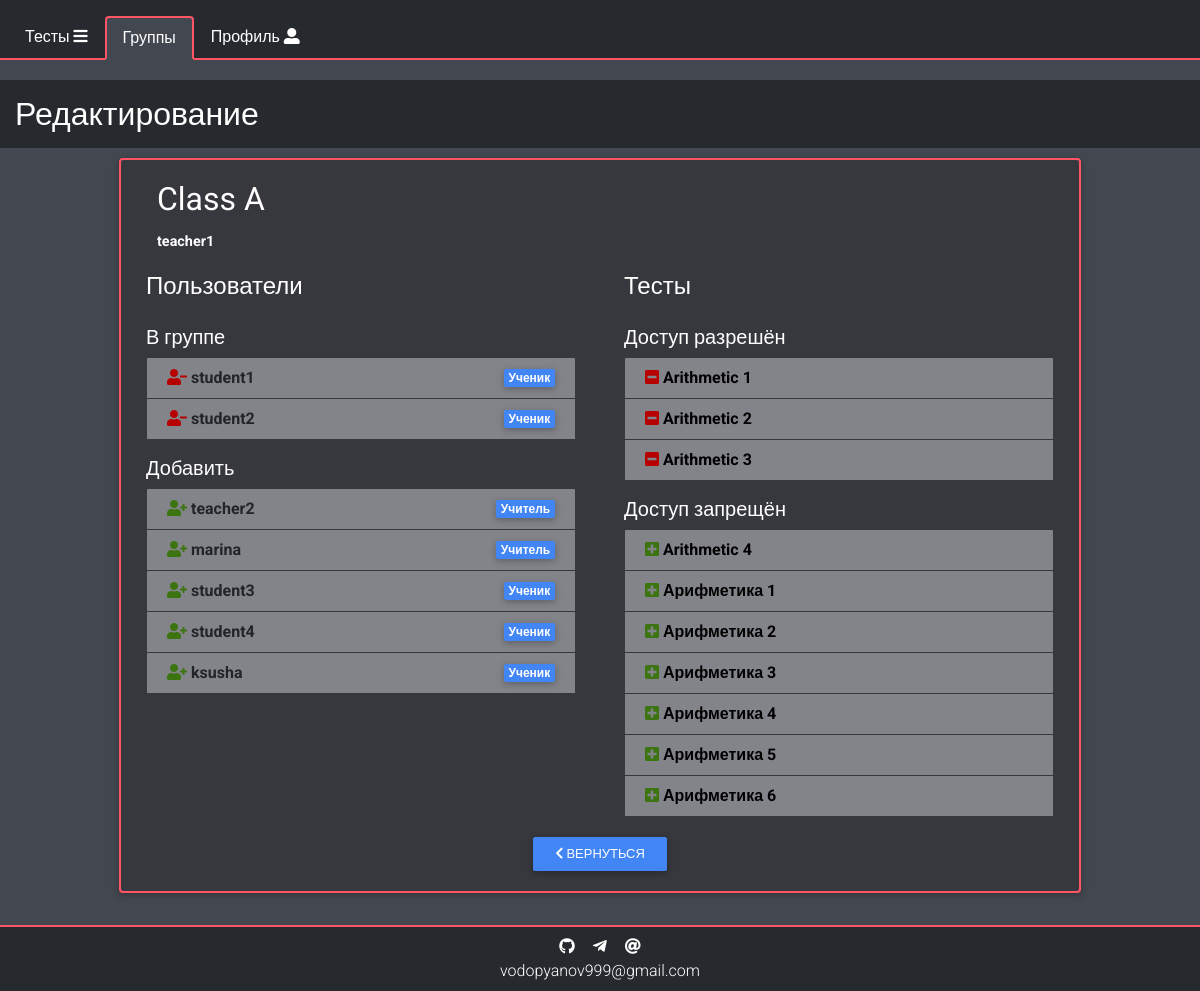
/groups/1 (signed in), run on the app's committed database.
### data/groups.py (models this page shows, shortened)
class Group(SqlAlchemyBase):
    __tablename__ = 'groups'
    id = sqlalchemy.Column(sqlalchemy.Integer,
                           primary_key=True, autoincrement=True)
    name = sqlalchemy.Column(sqlalchemy.Text, nullable=True)
    creator_id = sqlalchemy.Column(sqlalchemy.Integer, sqlalchemy.ForeignKey("users.id"))
    creator = orm.relation("User")
    users = orm.relation("User",
                         secondary="groups_to_users")
    tests = orm.relation("Test",
                         secondary="groups_to_tests",
                         backref="group")

### data/users.py (models this page shows, shortened)
class User(SqlAlchemyBase, UserMixin):
    __tablename__ = 'users'
    id = sqlalchemy.Column(sqlalchemy.Integer,
                           primary_key=True, autoincrement=True)
    nickname = sqlalchemy.Column(sqlalchemy.String, unique=True, nullable=False)
    hashed_password = sqlalchemy.Column(sqlalchemy.String, nullable=True)
    creator_id = sqlalchemy.Column(sqlalchemy.Integer, sqlalchemy.ForeignKey("users.id"))
    type_id = sqlalchemy.Column(sqlalchemy.Integer,
                                sqlalchemy.ForeignKey("user_types.id"), default=3)
    secret_code = sqlalchemy.Column(sqlalchemy.String, nullable=False)
    chat_id = sqlalchemy.Column(sqlalchemy.Integer, nullable=True, default=0)
    results = orm.relation("Result", back_populates='user')
    user_type = orm.relation("UserType")
    notifications = orm.relation("Notification", back_populates='user')
    created = orm.relation("User")
    tests = orm.relation("Test", back_populates='creator')
    created_groups = orm.relation("Group", back_populates='creator')
    groups = orm.relation("Group",
                          secondary="groups_to_users")

### data/user_type.py (models this page shows, shortened)
class UserType(SqlAlchemyBase, UserMixin):
    __tablename__ = 'user_types'
    id = sqlalchemy.Column(sqlalchemy.Integer,
                           primary_key=True, autoincrement=True)
    name = sqlalchemy.Column(sqlalchemy.String, nullable=False)
    users = orm.relation("User", back_populates="user_type")

### data/tests.py (models this page shows, shortened)
class Test(SqlAlchemyBase):
    __tablename__ = 'tests'
    id = sqlalchemy.Column(sqlalchemy.Integer,
                           primary_key=True, autoincrement=True)
    name = sqlalchemy.Column(sqlalchemy.String, nullable=False)
    description = sqlalchemy.Column(sqlalchemy.String, nullable=True)
    creator_id = sqlalchemy.Column(sqlalchemy.Integer, sqlalchemy.ForeignKey("users.id"))
    creator = orm.relation("User")
    questions = orm.relation("Question", back_populates='test')
    statistics = orm.relation("Result", back_populates='test')
    groups = orm.relation("Group",
                          secondary="groups_to_tests")

### main.py (the view)
@app.route("/groups/<int:group_id>")
@login_required
def get_group(group_id):
    try:
        code = 0
        edit = True
        title = 'Редактирование'
        db = db_session.create_session()
        group = db.query(Group).get(group_id)
        tests = []
        users = []
        if not group:
            code = 1
        elif current_user.type_id == 3:
            code = 2
        else:
            if current_user.type_id != 1 and current_user != group.creator:
                edit = False
                title = 'Просмотр'
            tests = db.query(Test).all()
            tests = list(filter(lambda t: group not in t.groups, tests))
            if current_user.type_id == 2:
                tests = list(filter(lambda t: t.creator == current_user, tests))
            users = db.query(User).filter(User.type_id != 1,
                                          User != current_user).order_by(User.type_id).all()
            users = list(user for user in users if not user in group.users and user != group.creator)
        return render_template("group.html",
                               title=title,
                               group=group,
                               other="/groups",
                               other_title='Группы',
                               users=users,
                               tests=tests,
                               edit=edit,
                               code=code)
    except sa.orm.exc.DetachedInstanceError:
        return redirect(f"/groups/{group_id}")

### data/db_session.py (called while the page is built)
def create_session() -> Session:
    global __factory
    return __factory()

### main.py (called while the page is built)
@login_manager.user_loader
def load_user(user_id):
    session = db_session.create_session()
    session.expire_on_commit = False
    return session.query(User).get(user_id)

### templates/group.html (shortened to what this page needs)
{% extends "base.html" %}
{% block content %}
<div class="row">
    {% if code == 0%}
    <h2 class="header col-12">{{title}}</h2>
    <div class="col-12 col-md-10 col-lg-10 mx-auto">
        <div class="group-container mx-auto px-1 pb-3" id="{{group.id}}">
            <div class="card px-3 py-0">
                <div class="card-body align-items-center">
                    <h2 class="card-title d-flex justify-content-between align-items-center">
                        {{group.name}}
                    </h2>
                    <p class="card-text {% if current_user == group.creator %}list-item-dark font-light no-hover p-1 rounded {% endif %}">
                        <b>
                            {{group.creator.nickname}}
                        </b>
                    </p>
                </div>
                <div class="row">
                    <div class="col-12 col-lg-6 px-lg-4">
                        <h4 class="font-light mb-4">Пользователи</h4>
                        <h5 class="font-light">В группе</h5>
                        <ul class="list list-group pb-3">
                            {% if group.users %}
                                {% for user in group.users %}
                                <li class="list-group-item py-2 d-flex justify-content-between align-items-center
                                ">
                                    <b>
                                        {% if edit %}
                                        <a href="/remove_user/{{user.id}}/{{group.id}}" title="Исключить" class="delete-link">
                                            <i class="fas fa-user-minus"></i>
                                        </a>
                                        {% endif %}
                                        {{user.nickname}}{% if current_user == user %} (Вы){% endif %}
                                    </b>
                                    <span class="badge badge-primary">{{user.user_type.name}}</span>
                                </li>
                                {% endfor %}
                            {% else %}
                                <li class="list-group-item danger py-2">Пользователей ещё нет</li>
                            {% endif %}
                        </ul>
                        <h5 class="font-light">
                            {% if edit %}
                                Добавить
                            {% else %}
                                Не в группе
                            {% endif %}
                        </h5>
                        <ul class="list list-group pb-3">
                            {% if users %}
                                {% for user in users %}
                                <li class="list-group-item py-2 d-flex justify-content-between align-items-center
                                ">
                                    <b>
                                        {% if edit %}
                                        <a href="/add_user/{{user.id}}/{{group.id}}" title="Добавить" class="add-link">
                                            <i class="fas fa-user-plus"></i>
                                        </a>
                                        {% endif %}
                                        {{user.nickname}}{% if current_user == user %} (Вы){% endif %}
                                    </b>
                                    <span class="badge badge-primary">{{user.user_type.name}}</span>
                                </li>
                                {% endfor %}
                            {% else %}
                                <li class="list-group-item danger py-2">Все пользователи уже в группе</li>
                            {% endif %}
                        </ul>
                    </div>
                    <div class="col-12 col-lg-6 px-lg-4">
                        <h4 class="font-light mb-4">Тесты</h4>
                        <h5 class="font-light">Доступ разрешён</h5>
                        <ul class="list list-group pb-3">
                            {% if group.tests %}
                                {% for test in group.tests %}
                                <li class="list-group-item py-2 d-flex justify-content-between align-items-center">
                                    <b>
                                        {% if test.creator == current_user or current_user.type_id == 1 %}
                                        <a href="/remove_test_from_group/{{test.id}}/{{group.id}}" title="Закрыть доступ" class="delete-link">
                                            <i class="fas fa-minus-square"></i>
                                        </a>
                                        {% endif %}
                                        {% if current_user.type_id == 1 or current_user == test.creator %}
                                        <a class="font-dark" href="/test_to_groups/{{test.id}}">
                                            {{test.name}}
                                        </a>
                                        {% else %}
                                        {{test.name}}
                                        {% endif %}
                                    </b>
                                </li>
                                {% endfor %}
                            {% else %}
                                <li class="list-group-item danger py-2">Нет доступа ни к одному тесту</li>
                            {% endif %}
                        </ul>
                        <h5 class="font-light">
                            Доступ запрещён
                        </h5>
                        <ul class="list list-group pb-3">
                            {% if tests %}
                                {% for test in tests %}
                                <li class="list-group-item py-2 d-flex justify-content-between align-items-center">
                                    <b>
                                        {% if test.creator == current_user or current_user.type_id == 1 %}
                                        <a href="/add_test_to_group/{{test.id}}/{{group.id}}" title="Добавить" class="add-link">
                                            <i class="fas fa-plus-square"></i>
                                        </a>
                                        {% endif %}
                                        {% if current_user.type_id == 1 or current_user == test.creator %}
                                        <a class="font-dark" href="/test_to_groups/{{test.id}}">
                                            {{test.name}}
                                        </a>
                                        {% else %}
                                        {{test.name}}
                                        {% endif %}
                                    </b>
                                </li>
                                {% endfor %}
                            {% else %}
                                <li class="list-group-item danger py-2">У группы есть доступ ко всем тестам</li>
                            {% endif %}
                        </ul>
                    </div>
                </div>
                <div class="text-center mb-3">
                    <a href="/groups" class="m-1 btn btn-primary"><i class="fas fa-chevron-left"></i> Вернуться</a>
                </div>
            </div>
        </div>
        {% elif code == 1 %}
        <div class="alert alert-danger col-10 m-4">
            <h3>Пусто!</h3>
            <p>Похоже, такой группы нет</p>
        </div>
        {% else %}
        {% include 'go_away.html' %}
        {% endif %}
    </div>
</div>
{% endblock %}

### static/css/variables.css (style rules this page uses)
:root { --a: #26292e; --b: #ff5564; --c: #36383e; --d: #60636a; --e: #51535c; --f: #82848a; --g: #43474f; --background: var(--g); --font-dark: #000; --font-light: #fff; --link-font: #44a4ff; --test-border: var(--a); --test-font: #fff; --test-description-font: #d8d8d8; --test-background: var(--d); --question-border: var(--a); --question-border-chosen: var(--b); --question-background: var(--c); --question-answer-background: var(--f); --question-chosen: #659e3a; --question-font: #fff; --question-font-header: #e0e0e0; --question-answer-font: #000; --result-border: var(--f); --result-background-dark: var(--a); --result-background-light: var(--c); --result-font: #fff; --result-correct: #629c53; --result-incorrect: #7d4949; --result-font-correct: #fff; --nav-border: var(--b); --nav-border-hover: var(--a); --nav-border-width: 2px; --nav-background: var(--a); --nav-background-active: var(--g); --nav-background-hover: var(--c); --nav-font: #fff; --nav-font-active: #fff; --nav-font-hover: #fff; --list-item-border: var(--c); --list-item-font: #fff; --list-item-notification-font: #000; --list-item-dark-font-hover: #000; --list-item-background: var(--f); --list-item-background-dark: var(--e); --list-item-notification-background: #bfbfbf; --list-item-background-dark-hover: var(--f); --list-item-profile-font-hover: #fff; --list-item-profile-background-hover: var(--f); --list-item-danger: #dc3545; --header-background: var(--a); --header-font: #fff; --success: #3c7510; --btn-danger: #c11324; --delete-link: #b70000; --contacts-background: var(--a); --contacts-font: #fff; --contacts-font-hover: #aaa; --card-background: var(--c); --card-border: var(--b); --card-font: #fff; }

### static/css/list-items.css (style rules this page uses)
.list-group-item { background-color: var(--list-item-background); border-color: var(--list-item-border); margin: 0; cursor: default; }
.list-group-item a { text-decoration: none; }

### static/css/utilities.css (style rules this page uses)
html { overflow: auto; }
body { background-color: var(--background); overflow-y: scroll; overflow-x: hidden; font-family: "Roboto",sans-serif; font-weight: 300; }
.font-light { color: var(--font-light)!important; }
.font-dark { color: var(--font-dark)!important; }
.header { margin-top: 20px; padding: 15px; background-color: var(--header-background); margin-bottom: 10px; color: var(--header-font); }
.card-text { cursor: default; }
.btn { padding: .44rem 1.4rem; }
.delete-link { color: var(--delete-link); }
.add-link { color: var(--success); }
.card-title, .card-text { color: var(--card-font)!important; }
.card { background-color: var(--card-background); border: 2px solid var(--card-border); }

### data on the page
Group: name "Class A"
User: creator.nickname "teacher1"
User: nickname "student1", user_type.name "Ученик"
User: nickname "student2", user_type.name "Ученик"
User: nickname "teacher2", user_type.name "Учитель"
User: nickname "marina", user_type.name "Учитель"
User: nickname "student3", user_type.name "Ученик"
User: nickname "student4", user_type.name "Ученик"
User: nickname "ksusha", user_type.name "Ученик"
Test: name "Arithmetic 1"
Test: name "Arithmetic 2"
Test: name "Arithmetic 3"
Test: name "Arithmetic 4"
Test: name "Арифметика 1"
Test: name "Арифметика 2"
Test: name "Арифметика 3"
Test: name "Арифметика 4"
Test: name "Арифметика 5"
Test: name "Арифметика 6"

### other printed values
{{ other_title }} "Группы"
{{ title }} "Редактирование"
